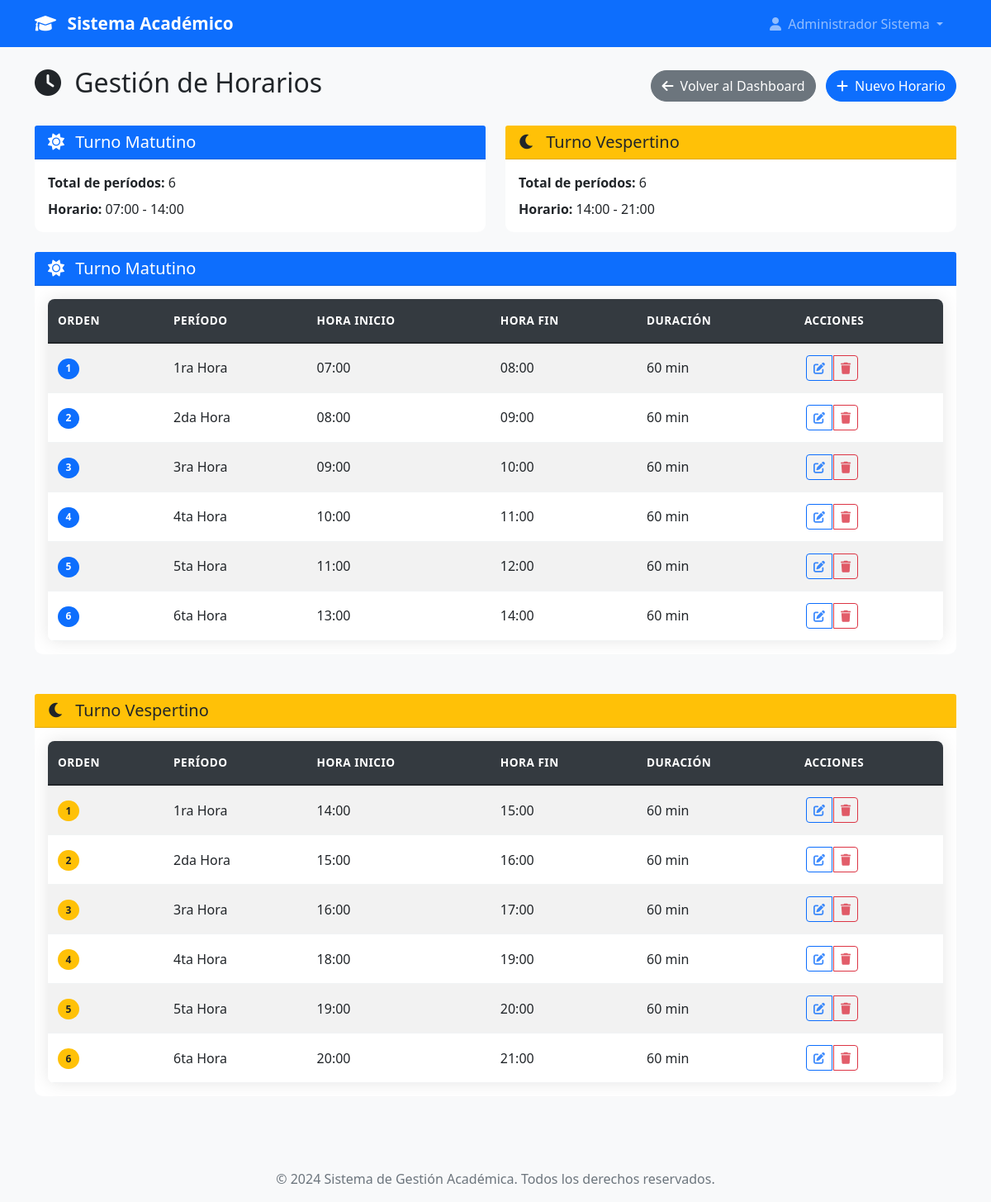
/admin/horarios (signed in), run on the app's committed database.
### models.py (models this page shows, shortened)
class User(UserMixin, db.Model):
    id = db.Column(db.Integer, primary_key=True)
    username = db.Column(db.String(80), unique=True, nullable=False)
    email = db.Column(db.String(120), unique=True, nullable=False)
    password_hash = db.Column(db.String(120), nullable=False)
    nombre = db.Column(db.String(100), nullable=False)
    apellido = db.Column(db.String(100), nullable=False)
    telefono = db.Column(db.String(20))
    imagen_perfil = db.Column(db.String(200))  # Ruta de la imagen de perfil
    rol = db.Column(db.String(20), nullable=False)
    tipo_profesor = db.Column(db.String(20))
    carreras = db.relationship('Carrera', secondary=user_carreras, backref=db.backref('usuarios', lazy=True))
    materias = db.relationship('Materia', secondary='profesor_materias', backref=db.backref('profesores', lazy=True))
    carrera_id = db.Column(db.Integer, db.ForeignKey('carrera.id'))
    carrera = db.relationship('Carrera', foreign_keys=[carrera_id], backref=db.backref('jefe_carrera', uselist=False))
    fecha_registro = db.Column(db.DateTime, default=datetime.utcnow)
    activo = db.Column(db.Boolean, default=True)
    def get_nombre_completo(self):
        return f"{self.nombre} {self.apellido}"
    def is_admin(self):
        return self.rol == 'admin'

class Horario(db.Model):
    id = db.Column(db.Integer, primary_key=True)
    nombre = db.Column(db.String(100), nullable=False)  # Ej: "1ra Hora", "Receso", etc.
    turno = db.Column(db.String(20), nullable=False)    # 'matutino' o 'vespertino'
    hora_inicio = db.Column(db.Time, nullable=False)
    hora_fin = db.Column(db.Time, nullable=False)
    orden = db.Column(db.Integer, nullable=False)       # Para ordenar los horarios
    activo = db.Column(db.Boolean, default=True)
    fecha_creacion = db.Column(db.DateTime, default=datetime.utcnow)
    creado_por = db.Column(db.Integer, db.ForeignKey('user.id'), nullable=False)
    creador = db.relationship('User', backref=db.backref('horarios_creados', lazy=True))
    def get_hora_inicio_str(self):
        return self.hora_inicio.strftime('%H:%M')
    def get_hora_fin_str(self):
        return self.hora_fin.strftime('%H:%M')
    def get_duracion_minutos(self):
        inicio = datetime.combine(datetime.today(), self.hora_inicio)
        fin = datetime.combine(datetime.today(), self.hora_fin)
        return int((fin - inicio).total_seconds() / 60)

### app.py (the view)
@app.route('/admin/horarios')
@login_required
def gestionar_horarios():
    if not current_user.is_admin():
        flash('No tienes permisos para acceder a esta página.', 'error')
        return redirect(url_for('dashboard'))
    horarios_matutino = Horario.query.filter_by(turno='matutino', activo=True).order_by(Horario.orden).all()
    horarios_vespertino = Horario.query.filter_by(turno='vespertino', activo=True).order_by(Horario.orden).all()
    return render_template('admin/horarios.html',
                         horarios_matutino=horarios_matutino,
                         horarios_vespertino=horarios_vespertino)

### app.py (called while the page is built)
@login_manager.user_loader
def load_user(user_id):
    return User.query.get(int(user_id))

@app.context_processor
def inject_user_counts():
    if current_user.is_authenticated and current_user.is_admin():
        return dict(
            total_users=User.query.count(),
            total_admins=User.query.filter_by(rol='admin').count(),
            total_jefes=User.query.filter_by(rol='jefe_carrera').count(),
            total_profesores=User.query.filter(User.rol.in_(['profesor_completo', 'profesor_asignatura'])).count()
        )
    return dict()

### templates/admin/horarios.html (shortened to what this page needs)
{% extends "base.html" %}
{% block content %}
<div class="row">
    <div class="col-12">
        <div class="d-flex justify-content-between align-items-center mb-4">
            <h2>
                <i class="fas fa-clock me-2"></i>
                Gestión de Horarios
            </h2>
            <div>
                <a href="{{ url_for('dashboard') }}" class="btn btn-secondary me-2">
                    <i class="fas fa-arrow-left me-1"></i>
                    Volver al Dashboard
                </a>
                <a href="{{ url_for('agregar_horario') }}" class="btn btn-primary">
                    <i class="fas fa-plus me-1"></i>
                    Nuevo Horario
                </a>
            </div>
        </div>
    </div>
</div>
<div class="row mb-4">
    <div class="col-md-6">
        <div class="card border-primary">
            <div class="card-header bg-primary text-white">
                <h5 class="mb-0">
                    <i class="fas fa-sun me-2"></i>
                    Turno Matutino
                </h5>
            </div>
            <div class="card-body">
                <p class="mb-2"><strong>Total de períodos:</strong> {{ horarios_matutino|length }}</p>
                {% if horarios_matutino %}
                    <p class="mb-0">
                        <strong>Horario:</strong>
                        {{ horarios_matutino[0].get_hora_inicio_str() }} -
                        {{ horarios_matutino[-1].get_hora_fin_str() }}
                    </p>
                {% endif %}
            </div>
        </div>
    </div>
    <div class="col-md-6">
        <div class="card border-warning">
            <div class="card-header bg-warning text-dark">
                <h5 class="mb-0">
                    <i class="fas fa-moon me-2"></i>
                    Turno Vespertino
                </h5>
            </div>
            <div class="card-body">
                <p class="mb-2"><strong>Total de períodos:</strong> {{ horarios_vespertino|length }}</p>
                {% if horarios_vespertino %}
                    <p class="mb-0">
                        <strong>Horario:</strong>
                        {{ horarios_vespertino[0].get_hora_inicio_str() }} -
                        {{ horarios_vespertino[-1].get_hora_fin_str() }}
                    </p>
                {% endif %}
            </div>
        </div>
    </div>
</div>
<div class="row mb-5">
    <div class="col-12">
        <div class="card">
            <div class="card-header bg-primary text-white">
                <h5 class="mb-0">
                    <i class="fas fa-sun me-2"></i>
                    Turno Matutino
                </h5>
            </div>
            <div class="card-body">
                {% if horarios_matutino %}
                    <div class="table-responsive">
                        <table class="table table-striped table-hover">
                            <thead>
                                <tr>
                                    <th>Orden</th>
                                    <th>Período</th>
                                    <th>Hora Inicio</th>
                                    <th>Hora Fin</th>
                                    <th>Duración</th>
                                    <th>Acciones</th>
                                </tr>
                            </thead>
                            <tbody>
                                {% for horario in horarios_matutino %}
                                <tr>
                                    <td>
                                        <span class="badge bg-primary">{{ horario.orden }}</span>
                                    </td>
                                    <td>{{ horario.nombre }}</td>
                                    <td>{{ horario.get_hora_inicio_str() }}</td>
                                    <td>{{ horario.get_hora_fin_str() }}</td>
                                    <td>{{ horario.get_duracion_minutos() }} min</td>
                                    <td>
                                        <div class="btn-group" role="group">
                                            <a href="{{ url_for('editar_horario', id=horario.id) }}"
                                               class="btn btn-sm btn-outline-primary"
                                               title="Editar">
                                                <i class="fas fa-edit"></i>
                                            </a>
                                            <a href="{{ url_for('eliminar_horario', id=horario.id) }}"
                                               class="btn btn-sm btn-outline-danger"
                                               title="Eliminar"
                                               onclick="return confirm('¿Está seguro de eliminar este horario?')">
                                                <i class="fas fa-trash"></i>
                                            </a>
                                        </div>
                                    </td>
                                </tr>
                                {% endfor %}
                            </tbody>
                        </table>
                    </div>
                {% endif %}
            </div>
        </div>
    </div>
</div>
<div class="row">
    <div class="col-12">
        <div class="card">
            <div class="card-header bg-warning text-dark">
                <h5 class="mb-0">
                    <i class="fas fa-moon me-2"></i>
                    Turno Vespertino
                </h5>
            </div>
            <div class="card-body">
                {% if horarios_vespertino %}
                    <div class="table-responsive">
                        <table class="table table-striped table-hover">
                            <thead>
                                <tr>
                                    <th>Orden</th>
                                    <th>Período</th>
                                    <th>Hora Inicio</th>
                                    <th>Hora Fin</th>
                                    <th>Duración</th>
                                    <th>Acciones</th>
                                </tr>
                            </thead>
                            <tbody>
                                {% for horario in horarios_vespertino %}
                                <tr>
                                    <td>
                                        <span class="badge bg-warning text-dark">{{ horario.orden }}</span>
                                    </td>
                                    <td>{{ horario.nombre }}</td>
                                    <td>{{ horario.get_hora_inicio_str() }}</td>
                                    <td>{{ horario.get_hora_fin_str() }}</td>
                                    <td>{{ horario.get_duracion_minutos() }} min</td>
                                    <td>
                                        <div class="btn-group" role="group">
                                            <a href="{{ url_for('editar_horario', id=horario.id) }}"
                                               class="btn btn-sm btn-outline-primary"
                                               title="Editar">
                                                <i class="fas fa-edit"></i>
                                            </a>
                                            <a href="{{ url_for('eliminar_horario', id=horario.id) }}"
                                               class="btn btn-sm btn-outline-danger"
                                               title="Eliminar"
                                               onclick="return confirm('¿Está seguro de eliminar este horario?')">
                                                <i class="fas fa-trash"></i>
                                            </a>
                                        </div>
                                    </td>
                                </tr>
                                {% endfor %}
                            </tbody>
                        </table>
                    </div>
                {% endif %}
            </div>
        </div>
    </div>
</div>
{% endblock %}

### templates/base.html (shortened to what this page needs)
<!DOCTYPE html>
<html lang="es">
<head>
    <link href="https://cdn.jsdelivr.net/npm/bootstrap@5.1.3/dist/css/bootstrap.min.css" rel="stylesheet">
    <link rel="stylesheet" href="https://cdnjs.cloudflare.com/ajax/libs/font-awesome/6.0.0/css/all.min.css">
    <link rel="stylesheet" href="{{ url_for('static', filename='css/style.css') }}">
</head>
<body>
    <nav class="navbar navbar-expand-lg navbar-dark bg-primary">
        <div class="container">
            <a class="navbar-brand" href="{{ url_for('index') }}">
                <i class="fas fa-graduation-cap me-2"></i>
                Sistema Académico
            </a>
            <div class="collapse navbar-collapse" id="navbarNav">
                <ul class="navbar-nav ms-auto">
                    {% if current_user.is_authenticated %}
                        <li class="nav-item dropdown">
                            <a class="nav-link dropdown-toggle" href="#" id="navbarDropdown" role="button" data-bs-toggle="dropdown">
                                <i class="fas fa-user me-1"></i>
                                {{ current_user.get_nombre_completo() }}
                            </a>
                        </li>
                    {% endif %}
                </ul>
            </div>
        </div>
    </nav>
    <main class="py-4">
        <div class="container">
            {% block content %}{% endblock %}
        </div>
    </main>
    <footer class="bg-light text-center py-3 mt-5">
        <div class="container">
            <p class="text-muted mb-0">&copy; 2024 Sistema de Gestión Académica. Todos los derechos reservados.</p>
        </div>
    </footer>
</body>
</html>

### static/css/style.css (style rules this page uses)
.table-responsive { border-radius: 8px; overflow: hidden; box-shadow: 0 0 20px rgba(0, 0, 0, 0.1); }
.table { margin-bottom: 0; background-color: white; }
.table thead th { background-color: #343a40; color: white; border: none; font-weight: 600; text-transform: uppercase; font-size: 0.85rem; letter-spacing: 0.5px; padding: 1rem 0.75rem; position: sticky; top: 0; z-index: 10; }
.table tbody tr { transition: all 0.2s ease; border-bottom: 1px solid #f1f3f4; }
.table td { padding: 0.875rem 0.75rem; vertical-align: middle; border: none; }
.table .badge { font-size: 0.75rem; padding: 0.4rem 0.6rem; }
.btn-group .btn { border-radius: 4px; margin: 0 2px; }
body { font-family: 'Segoe UI', Tahoma, Geneva, Verdana, sans-serif; background-color: #f8f9fa; }
.navbar-brand { font-weight: bold; font-size: 1.3rem; }
.card { transition: transform 0.2s ease-in-out, box-shadow 0.2s ease-in-out; border: none; border-radius: 10px; }
.btn { border-radius: 25px; font-weight: 500; transition: all 0.3s ease; }
.card-body i { opacity: 0.8; }
footer { margin-top: auto; }
.card { animation: fadeIn 0.5s ease-out; }
.badge { border-radius: 15px; padding: 0.5rem 1rem; }
.card .btn { transition: all 0.2s ease; }
.navbar .nav-link.dropdown-toggle { position: relative; transition: all 0.3s ease; border-radius: 8px; padding: 0.5rem 1rem !important; }
.navbar .nav-link.dropdown-toggle::before { content: ''; position: absolute; top: 0; left: 0; right: 0; bottom: 0; background: linear-gradient(45deg, transparent 30%, rgba(255, 255, 255, 0.2) 50%, transparent 70%); opacity: 0; transition: opacity 0.3s ease; border-radius: 8px; pointer-events: none; }

### data on the page
User: get_nombre_completo "Administrador Sistema"
Horario: hora_inicio "07:00", orden "1", nombre "1ra Hora", get_hora_inicio_str "07:00", get_hora_fin_str "08:00", get_duracion_minutos "60"
Horario: hora_fin "14:00", orden "6", nombre "6ta Hora", get_hora_inicio_str "13:00", get_hora_fin_str "14:00", get_duracion_minutos "60"
Horario: hora_inicio "14:00", orden "1", nombre "1ra Hora", get_hora_inicio_str "14:00", get_hora_fin_str "15:00", get_duracion_minutos "60"
Horario: hora_fin "21:00", orden "6", nombre "6ta Hora", get_hora_inicio_str "20:00", get_hora_fin_str "21:00", get_duracion_minutos "60"
Horario: orden "2", nombre "2da Hora", get_hora_inicio_str "08:00", get_hora_fin_str "09:00", get_duracion_minutos "60"
Horario: orden "3", nombre "3ra Hora", get_hora_inicio_str "09:00", get_hora_fin_str "10:00", get_duracion_minutos "60"
Horario: orden "4", nombre "4ta Hora", get_hora_inicio_str "10:00", get_hora_fin_str "11:00", get_duracion_minutos "60"
Horario: orden "5", nombre "5ta Hora", get_hora_inicio_str "11:00", get_hora_fin_str "12:00", get_duracion_minutos "60"
Horario: orden "2", nombre "2da Hora", get_hora_inicio_str "15:00", get_hora_fin_str "16:00", get_duracion_minutos "60"
Horario: orden "3", nombre "3ra Hora", get_hora_inicio_str "16:00", get_hora_fin_str "17:00", get_duracion_minutos "60"
Horario: orden "4", nombre "4ta Hora", get_hora_inicio_str "18:00", get_hora_fin_str "19:00", get_duracion_minutos "60"
Horario: orden "5", nombre "5ta Hora", get_hora_inicio_str "19:00", get_hora_fin_str "20:00", get_duracion_minutos "60"

### other printed values
{{ horarios_matutino|length }} "6"
{{ horarios_vespertino|length }} "6"
